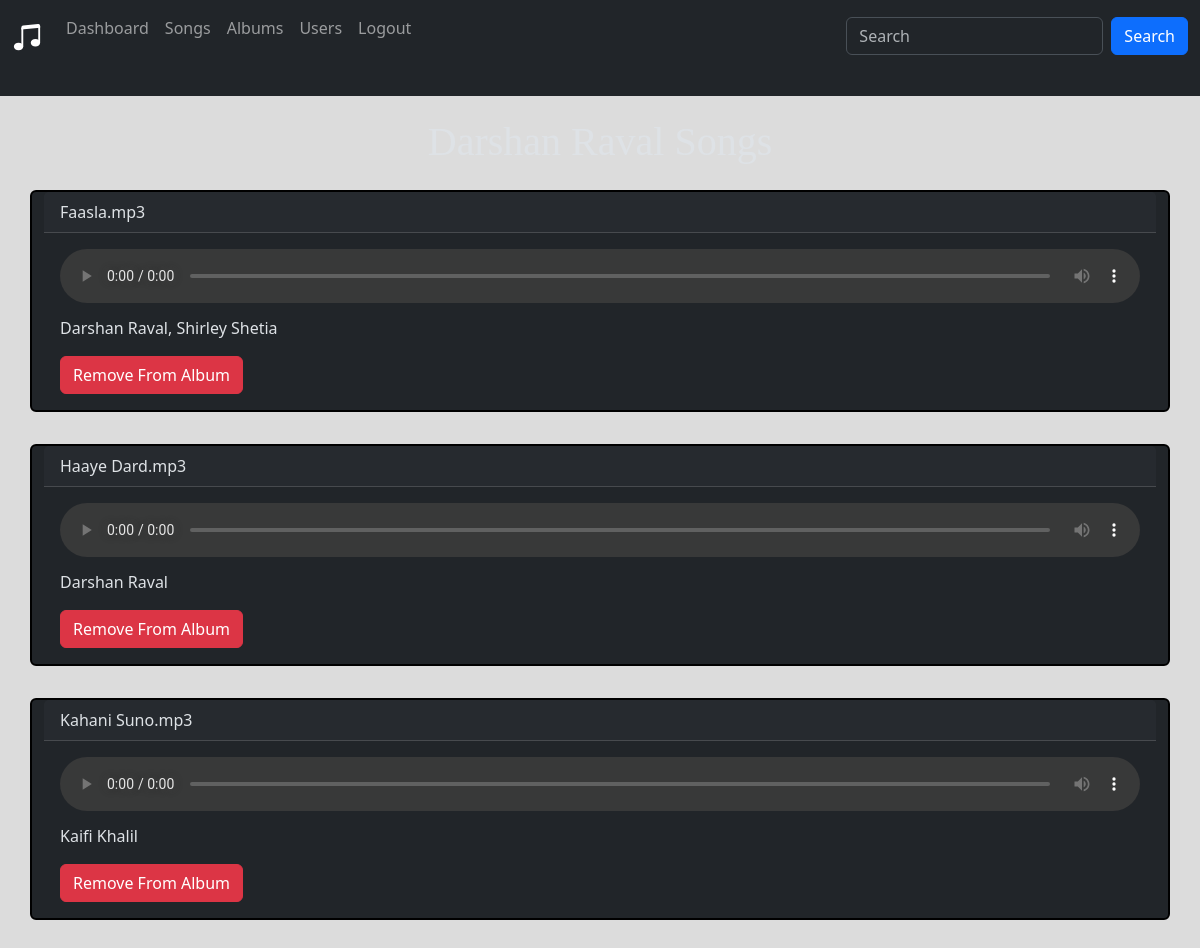
The app's page /admin/admin_album_songs/1, older data.
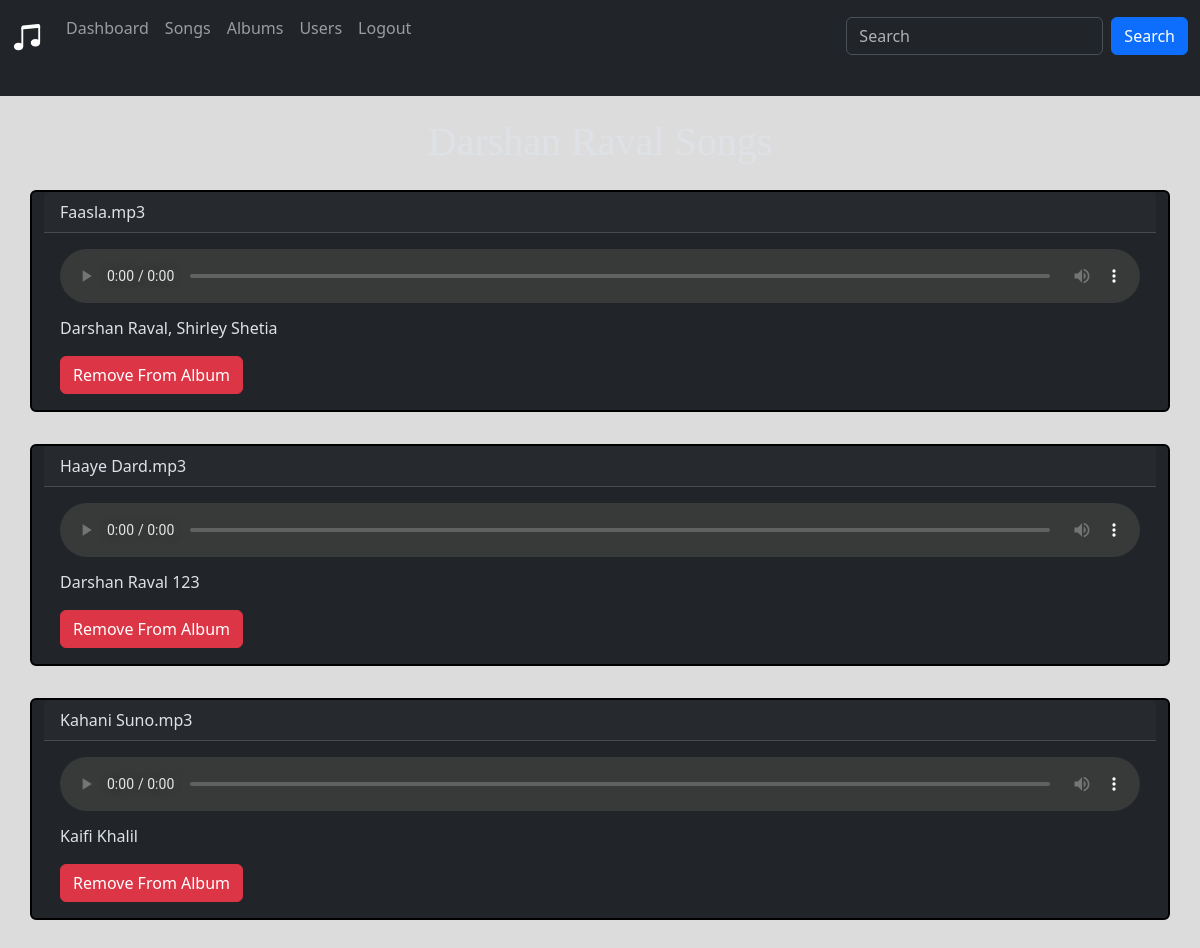
The same page, newer data.
### website/models.py (models this page shows)
class Song(db.Model):
    id = db.Column(db.Integer, primary_key = True)
    name = db.Column(db.String(150))
    lyrics = db.Column(db.String(5000))
    duration = db.Column(db.String(150))
    singer = db.Column(db.String(150))
    genre = db.Column(db.String(150))
    created_at = db.Column(db.DateTime(), default = func.now())
    ratings = db.Column(db.Float, default=0.0)
    num_ratings = db.Column(db.Integer, default=0)
    user_id = db.Column(db.Integer, db.ForeignKey('user.id'))
    albums = db.relationship('Album', secondary= album_song_association, back_populates='album_songs')
    playlists = db.relationship('Playlist', secondary= playlist_song_association, back_populates='songs')

### website/admin.py (the view)
@admin.route('/admin_album_songs/<album_id>')
def admin_album_songs(album_id):
    album = Album.query.filter_by(id = album_id).first()
    songs = album.album_songs
    return render_template('admin_album_songs.html', songs= songs, album=album)

### website/templates/admin_album_songs.html (shortened to what this page needs)
{% extends 'admin_base.html' %}
{% block search %}
<form class="d-flex" method="GET" action="{{ url_for('views.search_music') }}" >
    <input class="form-control me-2"  name="query" type="text" placeholder="Search">
    <button class="btn btn-primary" type="submit">Search</button>
</form>
{% endblock %}
{% block content%}
<div class="container">
    <center><h1 style="font-family: cursive;"> {{album.name}} </h1></center>
    <div class="row">
        {% for song in songs %}
        <div class="card mt-3 mb-3" style="border: 2px solid black;">
            <div class="card-header">
                {{ song.name }}
            </div>
            <div class="card-body">
                <h5 class="card-title">
                    <audio controls style="width: 100%;">
                        <source src="{{ url_for('static', filename='songs/' + song.name) }}" type="audio/mpeg">
                    </audio>
                </h5>
                <p class="card-text">{{ song.singer }}</p>
                <form action="{{ url_for('admin.remove_from_album', song_id=song.id, album_id=album.id) }}" method="post">
                    <button type="submit" class="btn btn-danger ">Remove From Album</button>
                </form>
            </div>
        </div>
        {% endfor %}
    </div>
</div>
{% endblock %}

Row changes from the older to the newer data that the page shows:
changed Song "Haaye Dard.mp3": singer "Darshan Raval" → "Darshan Raval 123"
